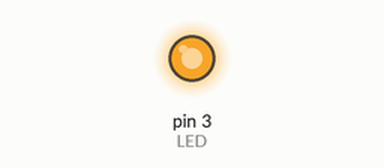
This sketch was run on a simulated Arduino Uno, built with avr-gcc and run on an emulated ATmega328P. On the bench: output pins drawn as LEDs (lit = HIGH). What the sketch prints to the serial monitor is not drawn.

Above: at 0.2 s.
At 11.2 s:
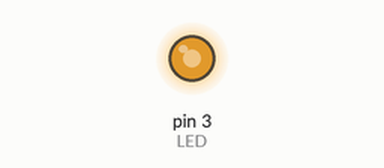
At 19.74 s:
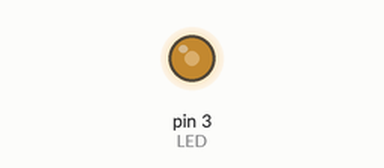
At 39.25 s:
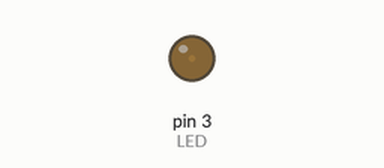
Timing chart, 0 to 40.0 s (numbered marks = the images above):
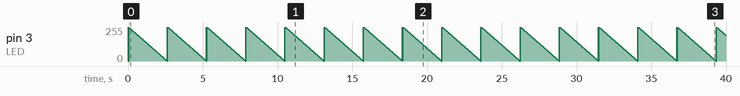

The sketch:

sketch_sep11c.ino
```cpp
int LED=3;

void setup() {
  Serial.begin(9600);
  pinMode(LED, OUTPUT);
}

void loop(){
  for(int i=255;i<256;i++){
    analogWrite(LED, i);
    Serial.println(i);
    delay(10);
  }
    for(int i=256; i>=0;i--){
    analogWrite(LED, i);
    Serial.println(i);
    delay(10);
    }
}
```
